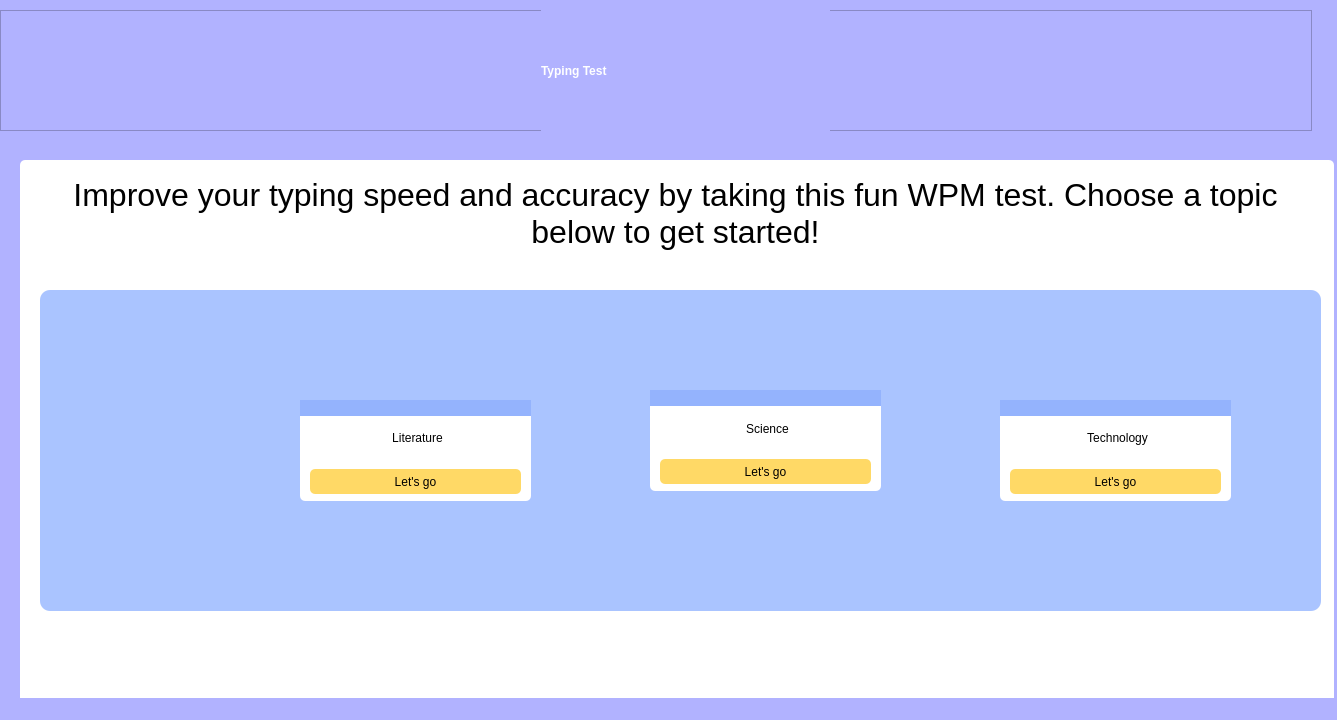
<?xml version="1.0" encoding="UTF-8"?>
<ui version="4.0">
 <class>MainWindow</class>
 <widget class="QMainWindow" name="MainWindow">
  <property name="geometry">
   <rect>
    <x>0</x>
    <y>0</y>
    <width>1337</width>
    <height>720</height>
   </rect>
  </property>
  <property name="maximumSize">
   <size>
    <width>1337</width>
    <height>720</height>
   </size>
  </property>
  <property name="windowTitle">
   <string>Speed Typing Test</string>
  </property>
  <property name="styleSheet">
   <string notr="true">background-color: #B1B2FF;</string>
  </property>
  <widget class="QWidget" name="centralwidget">
   <widget class="QFrame" name="frame">
    <property name="geometry">
     <rect>
      <x>0</x>
      <y>10</y>
      <width>1312</width>
      <height>121</height>
     </rect>
    </property>
    <property name="styleSheet">
     <string notr="true">align-item: center;</string>
    </property>
    <property name="frameShape">
     <enum>QFrame::StyledPanel</enum>
    </property>
    <property name="frameShadow">
     <enum>QFrame::Raised</enum>
    </property>
    <widget class="QLabel" name="label">
     <property name="geometry">
      <rect>
       <x>541</x>
       <y>0</y>
       <width>289</width>
       <height>121</height>
      </rect>
     </property>
     <property name="styleSheet">
      <string notr="true">font: 63 48pt &quot;Bahnschrift SemiBold Condensed&quot;;
color: white;
font-weight: bold;</string>
     </property>
     <property name="text">
      <string>Typing Test</string>
     </property>
    </widget>
   </widget>
   <widget class="QWidget" name="main_container" native="true">
    <property name="geometry">
     <rect>
      <x>20</x>
      <y>160</y>
      <width>1314</width>
      <height>551</height>
     </rect>
    </property>
    <property name="styleSheet">
     <string notr="true">background-color: white;

border-radius: 5px;</string>
    </property>
    <widget class="QWidget" name="widget_2" native="true">
     <property name="geometry">
      <rect>
       <x>10</x>
       <y>13</y>
       <width>1291</width>
       <height>101</height>
      </rect>
     </property>
     <property name="styleSheet">
      <string notr="true"/>
     </property>
     <widget class="QTextBrowser" name="textBrowser">
      <property name="geometry">
       <rect>
        <x>10</x>
        <y>0</y>
        <width>1271</width>
        <height>101</height>
       </rect>
      </property>
      <property name="styleSheet">
       <string notr="true"/>
      </property>
      <property name="html">
       <string>&lt;!DOCTYPE HTML PUBLIC &quot;-//W3C//DTD HTML 4.0//EN&quot; &quot;http://www.w3.org/TR/REC-html40/strict.dtd&quot;&gt;
&lt;html&gt;&lt;head&gt;&lt;meta name=&quot;qrichtext&quot; content=&quot;1&quot; /&gt;&lt;style type=&quot;text/css&quot;&gt;
p, li { white-space: pre-wrap; }
&lt;/style&gt;&lt;/head&gt;&lt;body style=&quot; font-family:'MS Shell Dlg 2'; font-size:7.875pt; font-weight:400; font-style:normal;&quot;&gt;
&lt;p align=&quot;center&quot; style=&quot; margin-top:0px; margin-bottom:0px; margin-left:0px; margin-right:0px; -qt-block-indent:0; text-indent:0px;&quot;&gt;&lt;span style=&quot; font-family:'Bahnschrift'; font-size:24pt; font-weight:296; color:#000000;&quot;&gt;Improve your typing speed and accuracy by taking this fun WPM test. Choose a topic below to get started!&lt;/span&gt;&lt;/p&gt;&lt;/body&gt;&lt;/html&gt;</string>
      </property>
     </widget>
    </widget>
    <widget class="QFrame" name="frame_2">
     <property name="geometry">
      <rect>
       <x>20</x>
       <y>130</y>
       <width>1281</width>
       <height>321</height>
      </rect>
     </property>
     <property name="styleSheet">
      <string notr="true">background-color: #AAC4FF;
border-radius: 10px;</string>
     </property>
     <property name="frameShape">
      <enum>QFrame::StyledPanel</enum>
     </property>
     <property name="frameShadow">
      <enum>QFrame::Raised</enum>
     </property>
     <widget class="QWidget" name="widget_3" native="true">
      <property name="geometry">
       <rect>
        <x>260</x>
        <y>110</y>
        <width>231</width>
        <height>101</height>
       </rect>
      </property>
      <property name="styleSheet">
       <string notr="true">background-color:white;
border-radius: 5px;
</string>
      </property>
      <widget class="Line" name="line">
       <property name="geometry">
        <rect>
         <x>0</x>
         <y>0</y>
         <width>231</width>
         <height>16</height>
        </rect>
       </property>
       <property name="styleSheet">
        <string notr="true">background-color: #94B3FD;
border-radius: 0px;</string>
       </property>
       <property name="orientation">
        <enum>Qt::Horizontal</enum>
       </property>
      </widget>
      <widget class="QPushButton" name="min_1_btn">
       <property name="geometry">
        <rect>
         <x>10</x>
         <y>69</y>
         <width>211</width>
         <height>25</height>
        </rect>
       </property>
       <property name="styleSheet">
        <string notr="true">background-color: #FFD966;
font: 11pt &quot;Bahnschrift&quot;;</string>
       </property>
       <property name="text">
        <string>Let's go</string>
       </property>
      </widget>
      <widget class="QLabel" name="min_1_label">
       <property name="geometry">
        <rect>
         <x>17</x>
         <y>23</y>
         <width>201</width>
         <height>31</height>
        </rect>
       </property>
       <property name="styleSheet">
        <string notr="true">font: 18pt &quot;OCR A Extended&quot;;
color: black;</string>
       </property>
       <property name="text">
        <string>&lt;html&gt;&lt;head/&gt;&lt;body&gt;&lt;p align=&quot;center&quot;&gt;Literature&lt;/p&gt;&lt;/body&gt;&lt;/html&gt;</string>
       </property>
      </widget>
     </widget>
     <widget class="QWidget" name="widget_4" native="true">
      <property name="geometry">
       <rect>
        <x>610</x>
        <y>100</y>
        <width>231</width>
        <height>101</height>
       </rect>
      </property>
      <property name="styleSheet">
       <string notr="true">background-color:white;
border-radius: 5px;
</string>
      </property>
      <widget class="Line" name="line_2">
       <property name="geometry">
        <rect>
         <x>0</x>
         <y>0</y>
         <width>231</width>
         <height>16</height>
        </rect>
       </property>
       <property name="styleSheet">
        <string notr="true">background-color: #94B3FD;
border-radius: 0px;</string>
       </property>
       <property name="orientation">
        <enum>Qt::Horizontal</enum>
       </property>
      </widget>
      <widget class="QPushButton" name="min_3_btn">
       <property name="geometry">
        <rect>
         <x>10</x>
         <y>69</y>
         <width>211</width>
         <height>25</height>
        </rect>
       </property>
       <property name="styleSheet">
        <string notr="true">background-color: #FFD966;
font: 11pt &quot;Bahnschrift&quot;;</string>
       </property>
       <property name="text">
        <string>Let's go</string>
       </property>
      </widget>
      <widget class="QLabel" name="min_3_label">
       <property name="geometry">
        <rect>
         <x>17</x>
         <y>24</y>
         <width>201</width>
         <height>31</height>
        </rect>
       </property>
       <property name="styleSheet">
        <string notr="true">font: 18pt &quot;OCR A Extended&quot;;
color: black;</string>
       </property>
       <property name="text">
        <string>&lt;html&gt;&lt;head/&gt;&lt;body&gt;&lt;p align=&quot;center&quot;&gt;Science&lt;/p&gt;&lt;/body&gt;&lt;/html&gt;</string>
       </property>
      </widget>
     </widget>
     <widget class="QWidget" name="widget_5" native="true">
      <property name="geometry">
       <rect>
        <x>960</x>
        <y>110</y>
        <width>231</width>
        <height>101</height>
       </rect>
      </property>
      <property name="styleSheet">
       <string notr="true">background-color:white;
border-radius: 5px;
</string>
      </property>
      <widget class="Line" name="line_3">
       <property name="geometry">
        <rect>
         <x>0</x>
         <y>0</y>
         <width>231</width>
         <height>16</height>
        </rect>
       </property>
       <property name="styleSheet">
        <string notr="true">background-color: #94B3FD;
border-radius: 0px;</string>
       </property>
       <property name="orientation">
        <enum>Qt::Horizontal</enum>
       </property>
      </widget>
      <widget class="QPushButton" name="min_1_btn_2">
       <property name="geometry">
        <rect>
         <x>10</x>
         <y>69</y>
         <width>211</width>
         <height>25</height>
        </rect>
       </property>
       <property name="styleSheet">
        <string notr="true">background-color: #FFD966;
font: 11pt &quot;Bahnschrift&quot;;</string>
       </property>
       <property name="text">
        <string>Let's go</string>
       </property>
      </widget>
      <widget class="QLabel" name="min_1_label_2">
       <property name="geometry">
        <rect>
         <x>17</x>
         <y>23</y>
         <width>201</width>
         <height>31</height>
        </rect>
       </property>
       <property name="styleSheet">
        <string notr="true">font: 18pt &quot;OCR A Extended&quot;;
color: black;</string>
       </property>
       <property name="text">
        <string>&lt;html&gt;&lt;head/&gt;&lt;body&gt;&lt;p align=&quot;center&quot;&gt;Technology&lt;/p&gt;&lt;/body&gt;&lt;/html&gt;</string>
       </property>
      </widget>
     </widget>
    </widget>
   </widget>
  </widget>
  <widget class="QMenuBar" name="menubar">
   <property name="geometry">
    <rect>
     <x>0</x>
     <y>0</y>
     <width>1337</width>
     <height>22</height>
    </rect>
   </property>
  </widget>
  <widget class="QStatusBar" name="statusbar"/>
 </widget>
 <resources/>
 <connections/>
</ui>
